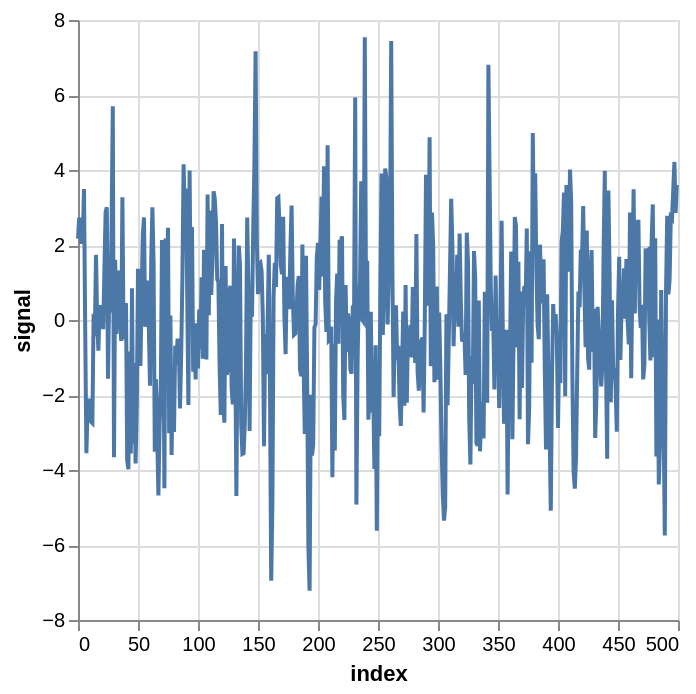

Write notebook code for a chart like this one.
### Code cell
alt.Chart(df.reset_index()).mark_line().encode(
    x='index', y='signal'
)

### Figure 1 — Vega-Lite specification as saved in the notebook (floating-point values rounded to 4 significant figures; data arrays with more than 128 entries replaced by an {"elided": "..."} marker saying what was removed)
{"config": {"view": {"continuousWidth": 300, "continuousHeight": 300}}, "data": {"name": "data-615ad6f90d6790c9826f3093b4d95d0b"}, "mark": {"type": "line"}, "encoding": {"x": {"field": "index", "type": "quantitative"}, "y": {"field": "signal", "type": "quantitative"}}, "$schema": "https://vega.github.io/schema/vega-lite/v5.8.0.json", "datasets": {"data-615ad6f90d6790c9826f3093b4d95d0b": {"elided": "500 records"}}}
